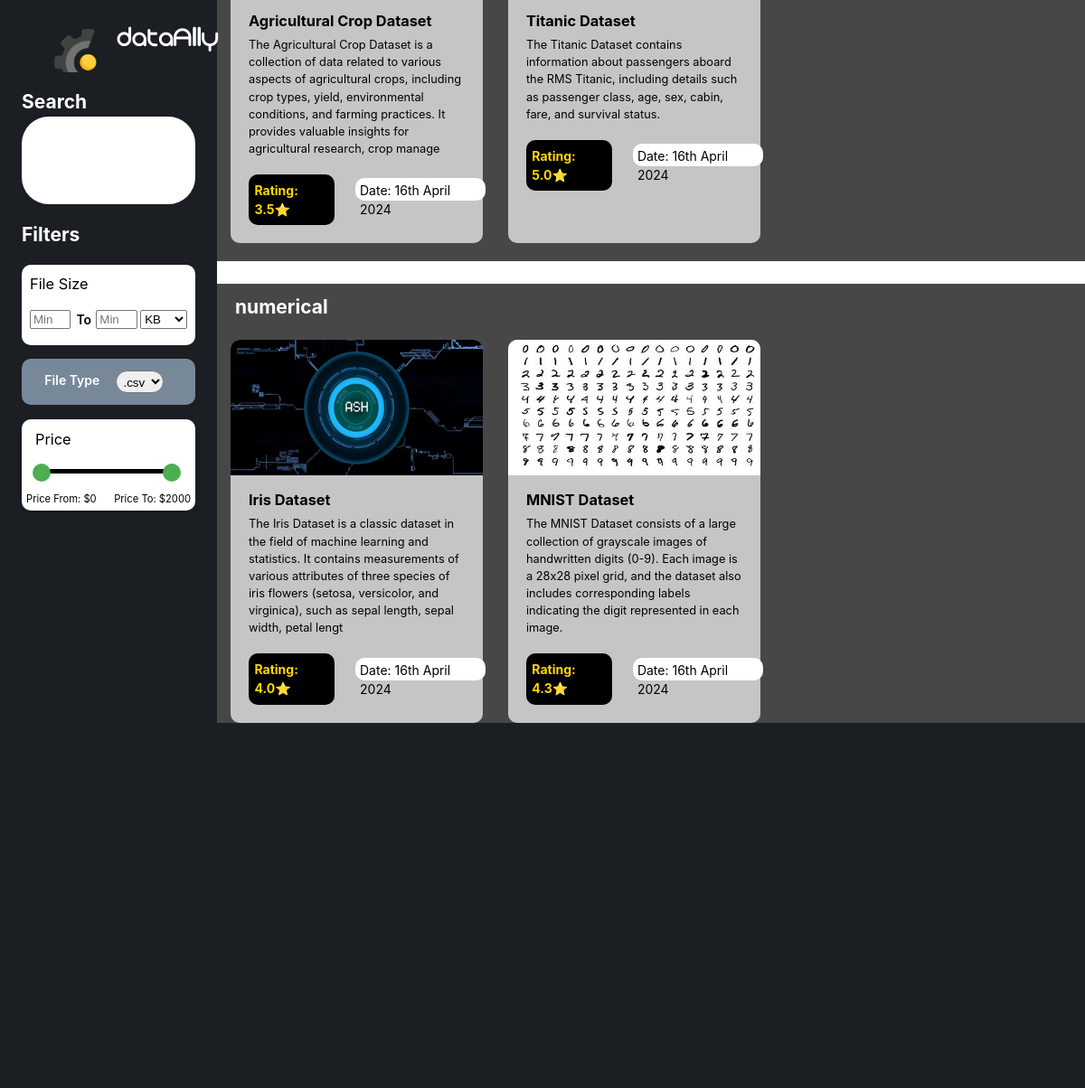
Screenshot of /database/ with the database file from the repository.
### Database/models.py (models this page shows, shortened)
class Database(models.Model):
    db_name = models.CharField(max_length=100, default="")
    db_type = models.CharField(max_length=100, default="")
    db_info = models.CharField(max_length=250, default="")
    db_image = models.ImageField(upload_to='datasets/', default="")
    db_file = models.FileField(upload_to='datasets_files/', default="")
    db_owner_name = models.CharField(max_length=50, default="")
    db_rating = models.FloatField(validators=[MaxValueValidator(5)], default=0)
    db_upload_date = models.DateTimeField(auto_now_add=True)
    db_price = models.IntegerField(default=0)

### Database/views.py (the view)
# urls.py: path('database/', Dataset),
def Dataset(request):
    datasets = Database.objects.all().order_by('db_type')
    data = {"datasets": datasets}
    return render(request, 'database.html', data)

### templates/database.html (shortened to what this page needs)
{% extends "base.html" %}
{% load static %}
{% block body %}
<main class="data_polls">
    <div class="sidebar">
        <div class="search_bar">
            <h2 class="Search_head">Search</h2>
            <input id="search" name="search" type="text">
        </div>
        <div class="filters">
            <h2>Filters</h2>
            <div class="file-size">
                <h3>File Size</h3>
                <div class="file_size_all">
                <input type="number" placeholder="Min" name="file-size" id="min_file_size">
                <label for="max_file_size">To</label>
                <input type="number" placeholder="Min" name="file-size" id="max_file_size">
                <select name="file_size_type" id="file_size_type">
                    <option value="kb">KB</option>
                </select>
                </div>
            </div>
            <div class="file_type_con">
                <label for="file_type">File Type</label><select name="file_type" id="file_type">
                    <option value="csv">.csv</option>
                </select>
            </div>
            <div class="price-slider-container">
                <h3 class="price_tag">Price</h3>
                <div class="slider">
                    <div class="track"></div>
                </div>
                <div class="price-values">
                    <span>Price From: $<span id="min-price-val">0</span></span>
                    <span>Price To: $<span id="max-price-val">2000</span></span>
                </div>
            </div>
        </div>
    </div>
    <div class="main_data_container">
        {% if datasets %}
        {% regroup datasets by db_type as dataset_list %}
        {% for type in dataset_list %}
        <div class="grid_datasets_con">
            <div class="type">
                <h2>{{ type.grouper }}</h2>
            </div>
            <div class="cards_con">
                {% for dataset in type.list %}
                <div class="Card">
                    <img src="{{ dataset.db_image.url }}" alt="Dataset Image">
                    <div class="info">
                        <h3>{{ dataset.db_name }}</h3>
                        <p>{{ dataset.db_info }}</p>
                        <div class="impo_details">
                            <h4>Rating: {{ dataset.db_rating }}⭐️</h4>
                            <span>Date: {{ dataset.db_upload_date|date:"jS F Y" }}</span>
                        </div>
                    </div>
                </div>
                {% endfor %}
            </div>
        </div>
        {% endfor %}
        {% else %}
            <p>no dataset</p>
        {% endif %}
    </div>
</main>
{% endblock body %}

### templates/base.html (shortened to what this page needs)
{% load static %}
<!DOCTYPE html>
<html lang="en">
<head>
    <link rel="stylesheet" href={% static 'css/base.css' %}>
    <link rel="stylesheet" href={% static "css/home.css" %}>
    <link rel="stylesheet" href={% static "css/login.css" %}>
    <link rel="stylesheet" href={% static "css/signup.css" %}>
    <link rel="stylesheet" href={% static "css/polls.css" %}>
    <link rel="stylesheet" href={% static "css/database.css" %}>
</head>
<body>
    <nav>
        <span class="logo_area">
            <a href="/" style="height: 48px;"><img src={% static 'img/logo_main.png' %} alt="logo"></a>
            <a href="/" style="position: relative; right: 13px;">dataAlly</a>
        </span>
        <span class="link_area">
            <a class="links" href="">Databases</a>
            <a class="links" href="">Models</a>
            <a class="links" href="/polls/">Polls</a>
        </span>
        <span class="search_area">
        </span>
        <span class="button_area">
            <a class="btna" href="/login/"><button class="buttons"><h2 class="buttons_text">Login</h2></button></a>
            <a class="btna" href="/signup/"><button class="buttons"><h2 class="buttons_text">Signup</h2></button></a>
        </span>
    </nav>
    {% block body %}
    {% endblock body %}
</body>
</html>

### static/css/base.css (style rules this page uses)
body { margin: 0; width: 100vw; height: 100vh; }
nav { display: flex; justify-content: center; align-items: center; width: 100%; height: 10%; }
a { text-decoration: none; color: white; font-family: "Open Sans", sans-serif; font-weight: 400; font-style: normal; font-size: 1rem; }
.logo_area { width: 10%; height: 100%; display: flex; justify-content: center; align-items: center; }
.logo_area img { width: 7vh; height: 7vh; }
.logo_area a { font-size: 1.9rem; font-weight: 700; font-family: 'logo_font'; color: white; }
.link_area { width: 25%; height: 100%; display: flex; justify-content: center; align-items: center; }
.links ~ .links { margin-left: 10%; }
.search_area { width: 25%; height: 100%; display: flex; justify-content: center; align-items: center; }
.button_area { width: 25%; height: 100%; display: flex; justify-content: center; align-items: center; }
.button_area a { width: 35%; height: 65%; }
.buttons { width: 100%; height: 100%; display: flex; justify-content: center; align-items: center; border-radius: 10px; border: 0; color: gray }
.btna ~ .btna { margin-left: 3%; }
.buttons_text { margin: 0%; padding: 0%; color: black; }

### static/css/home.css (style rules this page uses)
* { box-sizing: border-box; }
body, html { width: 100%; height: 100%; overflow-x: hidden; background-color: #1b1e22; }
html { -ms-overflow-style: none; scrollbar-width: none; overflow-y: scroll; }
body { -ms-overflow-style: none; scrollbar-width: none; overflow-y: scroll; }

### static/css/login.css (style rules this page uses)
* { box-sizing: border-box; }
body { background-color: #1b1e22; color: white; font-family: -apple-system, BlinkMacSystemFont, "Segoe UI", "Noto Sans", Helvetica, Arial, sans-serif, "Apple Color Emoji", "Segoe UI Emoji"; font-size: var(--body-font-size, 14px); line-height: 1.5; }
label { display: block; font-weight: var(--base-text-weight-normal, 600); margin-bottom: 9px; margin-left: 6px; text-align: left; cursor: default; }

### static/css/signup.css (style rules this page uses)
* { box-sizing: border-box; }
body { background-color: #1b1e22; color: white; font-family: -apple-system, BlinkMacSystemFont, "Segoe UI", "Noto Sans", Helvetica, Arial, sans-serif, "Apple Color Emoji", "Segoe UI Emoji"; font-size: var(--body-font-size, 14px); line-height: 1.5; }
label { display: block; font-weight: var(--base-text-weight-normal, 600); margin-bottom: 9px; margin-left: 6px; text-align: left; cursor: default; }

### rows the page displays
Database: db_name "Agricultural Crop Dataset", db_info "The Agricultural Crop Dataset is a collection of data related to various aspects of agricultural crops, including crop types, yield, environmental conditions, and farming practices. It provides valuable insights for agricultural research, crop manage", db_rating "3.5", db_upload_date "16th April 2024"
Database: db_name "Titanic Dataset", db_info "The Titanic Dataset contains information about passengers aboard the RMS Titanic, including details such as passenger class, age, sex, cabin, fare, and survival status.", db_rating "5.0", db_upload_date "16th April 2024"
Database: grouper "numerical", db_image (picture), db_name "Iris Dataset", db_info "The Iris Dataset is a classic dataset in the field of machine learning and statistics. It contains measurements of various attributes of three species of iris flowers (setosa, versicolor, and virginica), such as sepal length, sepal width, petal lengt", db_rating "4.0", db_upload_date "16th April 2024"
Database: db_image (picture), db_name "MNIST Dataset", db_info "The MNIST Dataset consists of a large collection of grayscale images of handwritten digits (0-9). Each image is a 28x28 pixel grid, and the dataset also includes corresponding labels indicating the digit represented in each image.", db_rating "4.3", db_upload_date "16th April 2024"
